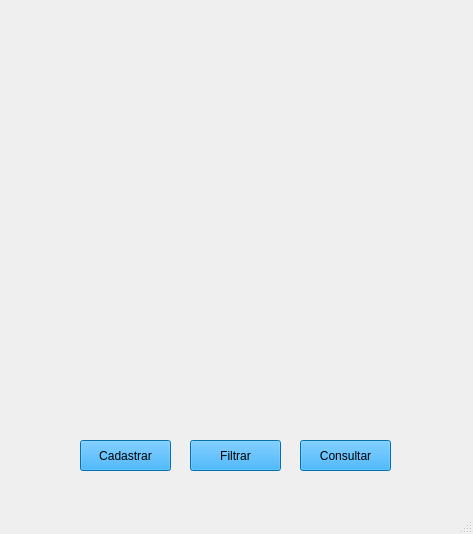
<?xml version="1.0" encoding="UTF-8"?>
<ui version="4.0">
 <class>MainWindow</class>
 <widget class="QMainWindow" name="MainWindow">
  <property name="geometry">
   <rect>
    <x>0</x>
    <y>0</y>
    <width>473</width>
    <height>534</height>
   </rect>
  </property>
  <property name="windowTitle">
   <string>MainWindow</string>
  </property>
  <widget class="QWidget" name="centralwidget">
   <widget class="QLabel" name="label_sejabemvindo">
    <property name="geometry">
     <rect>
      <x>-40</x>
      <y>0</y>
      <width>521</width>
      <height>501</height>
     </rect>
    </property>
    <property name="text">
     <string/>
    </property>
    <property name="pixmap">
     <pixmap>../Tela_Seja Bem-vindo.png</pixmap>
    </property>
    <property name="scaledContents">
     <bool>true</bool>
    </property>
   </widget>
   <widget class="QPushButton" name="btn_cadastrar">
    <property name="geometry">
     <rect>
      <x>80</x>
      <y>440</y>
      <width>91</width>
      <height>31</height>
     </rect>
    </property>
    <property name="styleSheet">
     <string notr="true">background-color: rgb(2, 158, 255);</string>
    </property>
    <property name="text">
     <string>Cadastrar</string>
    </property>
   </widget>
   <widget class="QPushButton" name="btn_filtrar">
    <property name="geometry">
     <rect>
      <x>190</x>
      <y>440</y>
      <width>91</width>
      <height>31</height>
     </rect>
    </property>
    <property name="styleSheet">
     <string notr="true">background-color: rgb(2, 158, 255);</string>
    </property>
    <property name="text">
     <string>Filtrar</string>
    </property>
   </widget>
   <widget class="QPushButton" name="btn_consultar">
    <property name="geometry">
     <rect>
      <x>300</x>
      <y>440</y>
      <width>91</width>
      <height>31</height>
     </rect>
    </property>
    <property name="styleSheet">
     <string notr="true">background-color: rgb(2, 158, 255);</string>
    </property>
    <property name="text">
     <string>Consultar</string>
    </property>
   </widget>
  </widget>
  <widget class="QMenuBar" name="menubar">
   <property name="geometry">
    <rect>
     <x>0</x>
     <y>0</y>
     <width>473</width>
     <height>21</height>
    </rect>
   </property>
  </widget>
  <widget class="QStatusBar" name="statusbar"/>
 </widget>
 <resources/>
 <connections/>
</ui>
